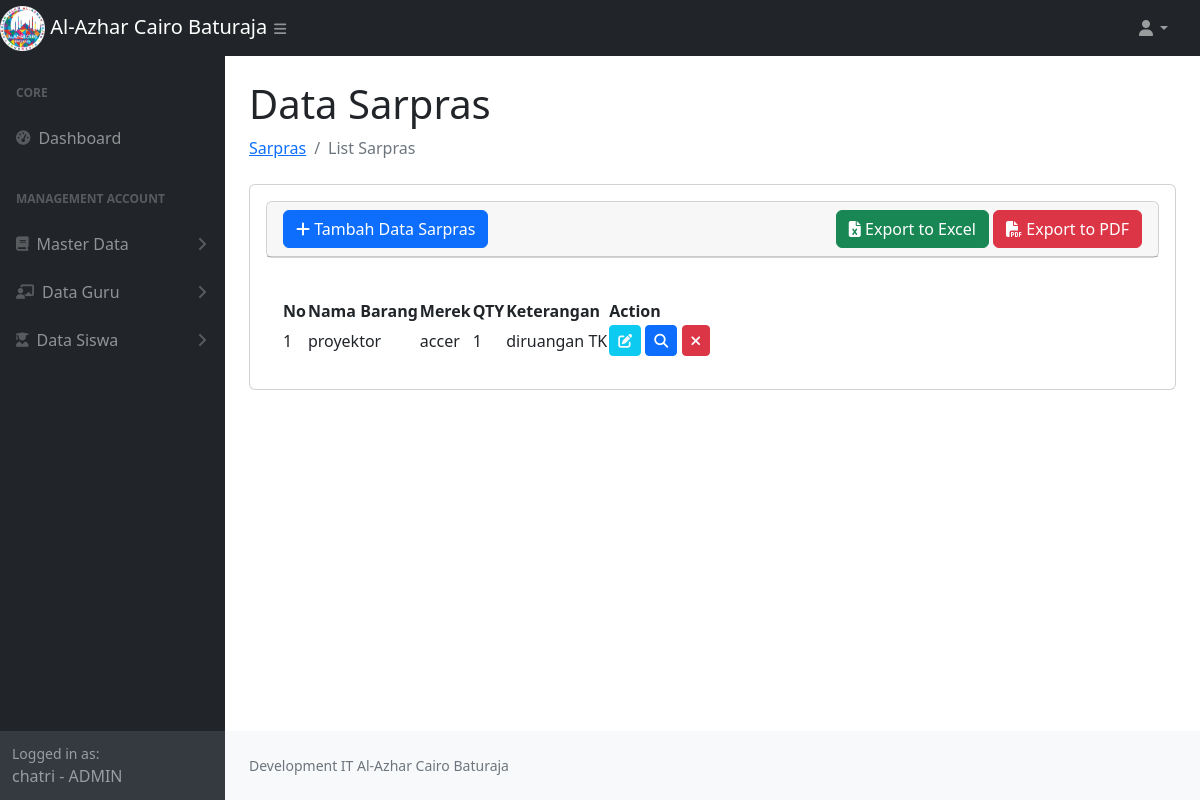
The page /data_sapras.php (signed in) on the database as committed earlier.
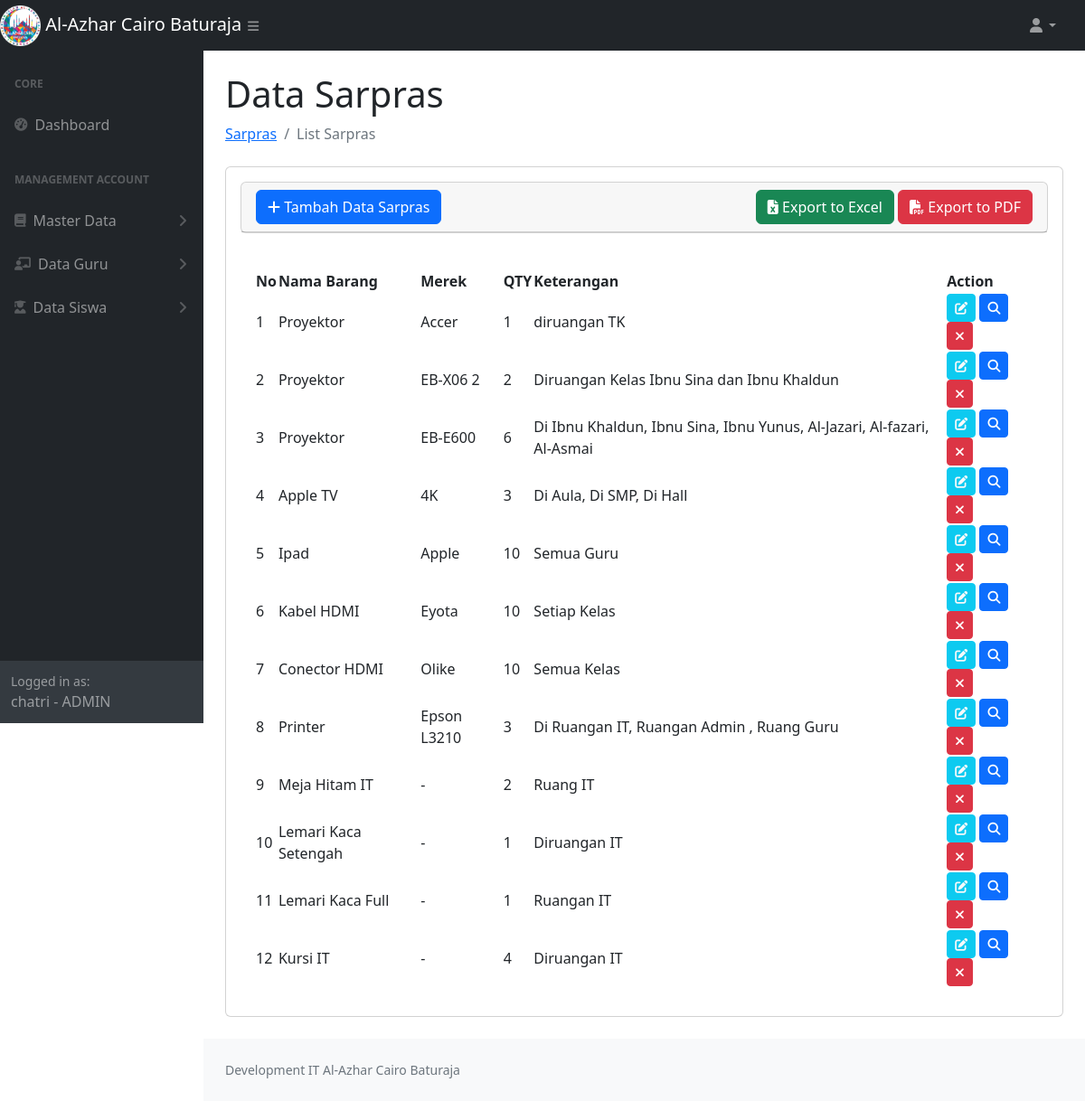
The same page on the database as committed later.
### tables this page shows
CREATE TABLE `sapras` (
  `id` int NOT NULL AUTO_INCREMENT COMMENT 'Primary Key',
  `nama_barang` varchar(255) DEFAULT NULL,
  `merek` varchar(255) DEFAULT NULL,
  `image` varchar(255) DEFAULT NULL,
  `qty` int DEFAULT NULL,
  `keterangan` text,
  PRIMARY KEY (`id`)
);

### data_sapras.php (the view, shortened to what this page needs)
<?php
require 'function.php';
$role = $_SESSION['role'];
$nameRole= $_SESSION['name'];
$sql = "SELECT * FROM sapras";
$stmt = $conn->prepare($sql);
$stmt->execute();
$result = $stmt->get_result();
$dataSapras = [];
while ($row = $result->fetch_assoc()) {
    $dataSapras[] = $row;
}
?>
<!DOCTYPE html>
<html lang="en">
    <head>
        <link href="https://cdn.jsdelivr.net/npm/simple-datatables@7.1.2/dist/style.min.css" rel="stylesheet" />
        <link href="css/styles.css" rel="stylesheet" />
        <link rel="stylesheet" href="https://cdnjs.cloudflare.com/ajax/libs/toastr.js/latest/toastr.css">
        <link rel="stylesheet" href="https://cdnjs.cloudflare.com/ajax/libs/font-awesome/6.7.2/css/all.min.css">
    </head>
    <body class="sb-nav-fixed">
        <nav class="sb-topnav navbar navbar-expand navbar-dark bg-dark">
            <div class="d-flex">
                <a class="navbar-brand" href="index.php">
                    <img src="assets/img/logoalazca.png" alt="Gambar" style="width:20%">
                    Al-Azhar Cairo Baturaja
                </a>
                <button class="btn btn-link btn-sm ps-5" id="sidebarToggle" href="#!"><i class="fas fa-bars"></i></button>
            </div>
            <ul class="navbar-nav ms-auto ms-md-0 me-3 me-lg-4">
                <li class="nav-item dropdown">
                    <a class="nav-link dropdown-toggle" id="navbarDropdown" href="#" role="button" data-bs-toggle="dropdown" aria-expanded="false"><i class="fas fa-user fa-fw"></i></a>
                </li>
            </ul>
        </nav>
        <div id="layoutSidenav">
            <div id="layoutSidenav_nav">
                <nav class="sb-sidenav accordion sb-sidenav-dark" id="sidenavAccordion">
                    <div class="sb-sidenav-menu">
                        <div class="nav">
                            <div class="sb-sidenav-menu-heading">Core</div>
                            <div class="nav">
                                <a class="nav-link" href="index.php">
                                    <div class="sb-nav-link-icon"><i class="fas fa-tachometer-alt"></i></div>
                                    Dashboard
                                </a>
                                <div class="sb-sidenav-menu-heading">Management Account</div>
                                <a class="nav-link collapsed" href="#" data-bs-toggle="collapse" data-bs-target="#collapseMasterData" aria-expanded="false" aria-controls="collapseMasterData">
                                    <div class="sb-nav-link-icon"><i class="fas fa-book"></i></div>
                                        Master Data
                                    <div class="sb-sidenav-collapse-arrow"><i class="fas fa-angle-down"></i></div>
                                </a>
                                <a class="nav-link collapsed" href="#" data-bs-toggle="collapse" data-bs-target="#collapseGuru" aria-expanded="false" aria-controls="collapseGuru">
                                    <div class="sb-nav-link-icon"><i class="fas fa-chalkboard-teacher"></i></div>
                                    Data Guru
                                    <div class="sb-sidenav-collapse-arrow"><i class="fas fa-angle-down"></i></div>
                                </a>
                                <a class="nav-link collapsed" href="#" data-bs-toggle="collapse" data-bs-target="#collapseSiswa" aria-expanded="false" aria-controls="collapseSiswa">
                                    <div class="sb-nav-link-icon"><i class="fas fa-user-graduate"></i></div>
                                    Data Siswa
                                    <div class="sb-sidenav-collapse-arrow"><i class="fas fa-angle-down"></i></div>
                                </a>
                            </div>
                        </div>
                    </div>
                    <div class="sb-sidenav-footer">
                        <div class="small">Logged in as:</div>
                       <?= $nameRole.' - '.$role ?>
                    </div>
                </nav>
            </div>
            <div id="layoutSidenav_content">
                <main>
                    <div class="container-fluid px-4">
                        <h1 class="mt-4">Data Sarpras</h1>
                        <ol class="breadcrumb mb-4">
                            <li class="breadcrumb-item"><a href="data_login.php">Sarpras</a></li>
                            <li class="breadcrumb-item active">List Sarpras</li>
                        </ol>
                        <div class="card mb-4">
                            <div class="card-body">
                                <div class="card mb-4">
                                    <div class="card-header">
                                        <div class="col-lg-12 d-flex justify-content-between align-items-center">
                                                <button type="button" class="btn btn-primary" data-bs-toggle="modal" data-bs-target="#modal-create">
                                                    <i class="fas fa-plus"></i> Tambah Data Sarpras
                                                </button>
                                                <div>
                                                    <a href="<?= 'export_sapras.php' ?>" id="exportExcelBtn" class="btn btn-success">
                                                    <i class="fa fa-file-excel"></i> Export to Excel
                                                    </a>
                                                    <a href="<?= 'export_pdf_sapras.php' ?>" id="exportPDFBtn" class="btn btn-danger">
                                                        <i class="fa fa-file-pdf"></i> Export to PDF
                                                    </a>
                                                </div>
                                        </div>
                                    </div>
                                </div>
                                <div class="card-body">
                                    <table id="datatablesSimple">
                                        <thead>
                                            <tr>
                                                <th>No</th>
                                                <th>Nama Barang</th>
                                                <th>Merek</th>
                                                <th>QTY</th>
                                                <th>Keterangan</th>
                                                <th>Action</th>
                                            </tr>
                                        </thead>
                                        <tbody>
                                            <?php
                                                foreach ($dataSapras as $key => $data) {
                                            ?>
                                            <tr>
                                                <td><?= $key + 1; ?></td>
                                                <td><?= $data['nama_barang']; ?></td>
                                                <td><?= $data['merek']; ?></td>
                                                <td><?= $data['qty']; ?></td>
                                                <td><?= $data['keterangan']; ?></td>
                                                <td>
                                                    <a href="javascript:void(0)" data-url="<?= 'show_sapras.php' ?>" data-id="<?= $data['id'] ?>" class="edit btn btn-info btn-sm text-light "> <i class="fas fa-edit"></i></a>
                                                    <a href="javascript:void(0)" data-url="<?= 'show_sapras.php' ?>" data-id="<?= $data['id'] ?>" class="detail btn btn-primary btn-sm"> <i class="fas fa-search"></i></a>
                                                    <a href="javascript:void(0)" data-url="<?= 'delete_sapras.php' ?>" data-id="<?= $data['id'] ?>" class="delete btn btn-danger btn-sm"> <i class="fas fa-times"></i></a>
                                                </td>
                                            </tr>
                                            <?php
                                                }
                                            ?>
                                        </tbody>
                                    </table>
                                </div>
                            </div>
                        </div>
                </main>
                <footer class="py-4 bg-light mt-auto">
                    <div class="container-fluid px-4">
                        <div class="d-flex align-items-center justify-content-between small">
                            <div class="text-muted">Development IT Al-Azhar Cairo Baturaja</div>
                        </div>
                    </div>
                </footer>
            </div>
        </div>
    </body>
</html>

Rows that differ between the two databases and show on the page:
changed sapras "diruangan TK": nama_barang "proyektor" → "Proyektor"; merek "accer" → "Accer"
added sapras: nama_barang "Proyektor", merek "EB-X06 2", qty "2", keterangan "Diruangan Kelas Ibnu Sina dan Ibnu Khaldun"
added sapras: nama_barang "Proyektor", merek "EB-E600", qty "6", keterangan "Di Ibnu Khaldun, Ibnu Sina, Ibnu Yunus, Al-Jazari, Al-fazari, Al-Asmai"
added sapras: nama_barang "Apple TV", merek "4K", qty "3", keterangan "Di Aula, Di SMP, Di Hall"
added sapras: nama_barang "Ipad", merek "Apple", qty "10", keterangan "Semua Guru"
added sapras: nama_barang "Kabel HDMI", merek "Eyota", qty "10", keterangan "Setiap Kelas"
added sapras: nama_barang "Conector HDMI", merek "Olike", qty "10", keterangan "Semua Kelas"
added sapras: nama_barang "Printer", merek "Epson L3210", qty "3", keterangan "Di Ruangan IT, Ruangan Admin , Ruang Guru"
added sapras: nama_barang "Meja Hitam IT", merek "-", qty "2", keterangan "Ruang IT"
added sapras: nama_barang "Lemari Kaca Setengah", merek "-", qty "1", keterangan "Diruangan IT"
added sapras: nama_barang "Lemari Kaca Full", merek "-", qty "1", keterangan "Ruangan IT"
added sapras: nama_barang "Kursi IT", merek "-", qty "4", keterangan "Diruangan IT"
